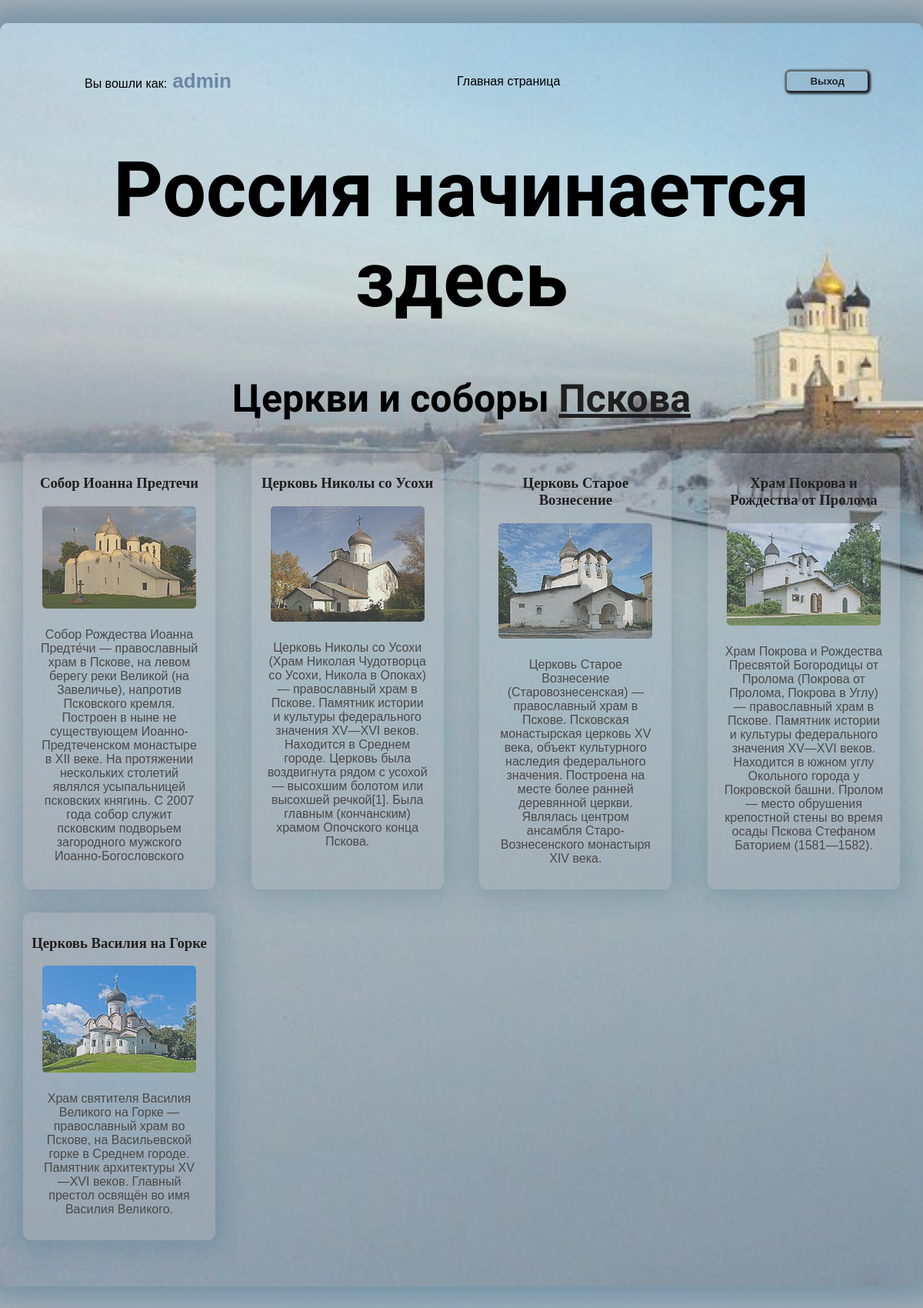
The app's page / (signed in) with its own data.
### city/models.py (models this page shows)
class City(models.Model):
    title = models.CharField(max_length=200)
    description = models.TextField()
    image = models.ImageField(upload_to='city/images/')
    url = models.URLField(blank=True)

### city/views.py (the view)
# urls.py: path('', views.index, name='index'),
def index(request):
    projects = City.objects.all()
    return render(request, 'city/index.html', {'projects': projects})

### city/templates/city/index.html
{% extends 'city/base.html' %}
{% load static %}
{% block content %}
<h1>Россия начинается здесь</h1>
<h2>Церкви и соборы <a class="psk" href="https://www.pskovgorod.ru/cats.html?id=631" target="_blank">Пскова</a></h2>
<div class="block">
    {% for project in projects %}
    <div class="element">
        <div class="title">
            <h3><a href="{{ project.url }}" target="_blank">{{ project.title }}</a></h3>
        </div>
        <div class="img">
            <a href="{{ project.url }}" target="_blank"><img class="img-radius" src="{{ project.image.url }}"></a>
        </div>
        <div class="text">
            <p>{{ project.description }}</p>
        </div>
    </div>
    {% endfor %}
</div>
{% endblock %}

### city/templates/city/base.html (shortened to what this page needs)
<!DOCTYPE html>
{% load static %}
<html lang="en">
<head>
    <link rel="stylesheet" href="{% static 'css/style.css' %}">
</head>
<body>
<div class="container">
    <div class="wrap">
        <div class="nav">
            <ul>
                {% if user.is_authenticated %}
                <li>Вы вошли как:<a href="{% url 'currentuser' %}" class="user_n"> {{ user.username }}</a></li>
                <li><a href="{% url 'index' %}">Главная страница</a></li>
                <li>
                    <form method="post" action="{% url 'logoutuser' %}">
                        <button class="out">Выход</button>
                    </form>
                </li>
                {% else %}
                <li><a href="{% url 'loginuser' %}">Вход</a></li>
                <li><a href="{% url 'index' %}">Главная страница</a></li>
                <li><a href="{% url 'signupuser' %}">Регистрация</a></li>
                {% endif %}
            </ul>
        </div>
        {% block content %}
        {% endblock %}
    </div>
</div>
</body>
</html>

### city/static/css/style.css (style rules this page uses)
body { margin: 0; padding: 0; background: rgb(143,185,209); background: radial-gradient(circle, rgba(143,185,209,1) 0%, rgba(166,175,184,1) 100%); }
.container { background-image: url("../city/krom.jpg"); background-size: cover; max-width: 1200px; margin: 0 auto; border-radius: 10px ; }
.wrap { max-width: 1200px; margin: 30px 0 ; padding: 30px 20px; border-radius: 10px; box-shadow: 0px 0px 35px 18px rgba(13, 81, 112, 0.3); }
.wrap h1 { font-family: 'Amatic SC', sans-serif; text-align: center; font-size: 100px; }
.wrap h2 { font-family: 'Amatic SC', sans-serif; font-size: 50px; text-align: center; }
.element { max-width: 250px; text-align: center; box-sizing: border-box; padding: 10px; background: #b8c1c4; margin: 0 10px 30px; border-radius: 10px; background: rgb(143,185,209); background: radial-gradient(circle, rgba(143,185,209,0.3) 0%, rgba(166,175,184,0.4) 70%); box-shadow: 0px 0px 35px 10px rgba(13, 81, 112, 0.2); }
.block { display: flex; justify-content: space-between; flex-wrap: wrap; }
.img img { opacity: 0.7; }
.title a { text-decoration: none; color: rgb(32, 31, 31); font-family: 'Times New Roman', Times, serif; }
.text p { padding: 5px 10px; font-family: Verdana, Geneva, Tahoma, sans-serif; max-height: 300px; overflow-y: auto; color: rgb(73, 73, 72); }
h2 a { font-family: 'Amatic SC', sans-serif; color: rgb(32, 31, 31); text-decoration: none; }
.img-radius { border-radius: 5px; }
.title h3 { text-align: center; }
.nav ul { display: flex; justify-content: space-between; font-family: Impact, Haettenschweiler, 'Arial Narrow Bold', sans-serif; list-style: none; margin: 30px 50px 0; cursor: pointer; align-items: center; }
.psk { text-decoration: underline; }
li a { color: black; text-decoration: none; }
.user_n { font-family:'Gill Sans', 'Gill Sans MT', Calibri, 'Trebuchet MS', sans-serif; font-size: 26px; font-weight: 900; color: rgb(105, 135, 165); }
.out { padding: 5px 30px; align-items: center; box-shadow: 1px 1px 3px 1px; border-radius: 6px; background-color: #98bad0; cursor: pointer; font-weight: bold; opacity: 80%; }

### records on screen
City: title "Собор Иоанна Предтечи", image (picture), description "Собор Рождества Иоанна Предте́чи — православный храм в Пскове, на левом берегу реки Великой (на Завеличье), напротив Псковского кремля. Построен в ныне не существующем Иоанно-Предтеченском монастыре в XII веке. На протяжении нескольких столетий являлся усыпальницей псковских княгинь. С 2007 года собор служит псковским подворьем загородного мужского Иоанно-Богословского…"
City: title "Церковь Николы со Усохи", image (picture), description "Церковь Николы со Усохи (Храм Николая Чудотворца со Усохи, Никола в Опоках) — православный храм в Пскове. Памятник истории и культуры федерального значения XV—XVI веков. Находится в Среднем городе. Церковь была воздвигнута рядом с усохой — высохшим болотом или высохшей речкой[1]. Была главным (кончанским) храмом Опочского конца Пскова."
City: title "Церковь Старое Вознесение", image (picture), description "Церковь Старое Вознесение (Старовознесенская) — православный храм в Пскове. Псковская монастырская церковь XV века, объект культурного наследия федерального значения. Построена на месте более ранней деревянной церкви. Являлась центром ансамбля Старо-Вознесенского монастыря XIV века."
City: title "Храм Покрова и Рождества от Пролома", image (picture), description "Храм Покрова и Рождества Пресвятой Богородицы от Пролома (Покрова от Пролома, Покрова в Углу) — православный храм в Пскове. Памятник истории и культуры федерального значения XV—XVI веков. Находится в южном углу Окольного города у Покровской башни. Пролом — место обрушения крепостной стены во время осады Пскова Стефаном Баторием (1581—1582)."
City: title "Церковь Василия на Горке", image (picture), description "Храм святителя Василия Великого на Горке — православный храм во Пскове, на Васильевской горке в Среднем городе. Памятник архитектуры XV—XVI веков. Главный престол освящён во имя Василия Великого."

### other values on screen
{{ user.username }} "admin"
